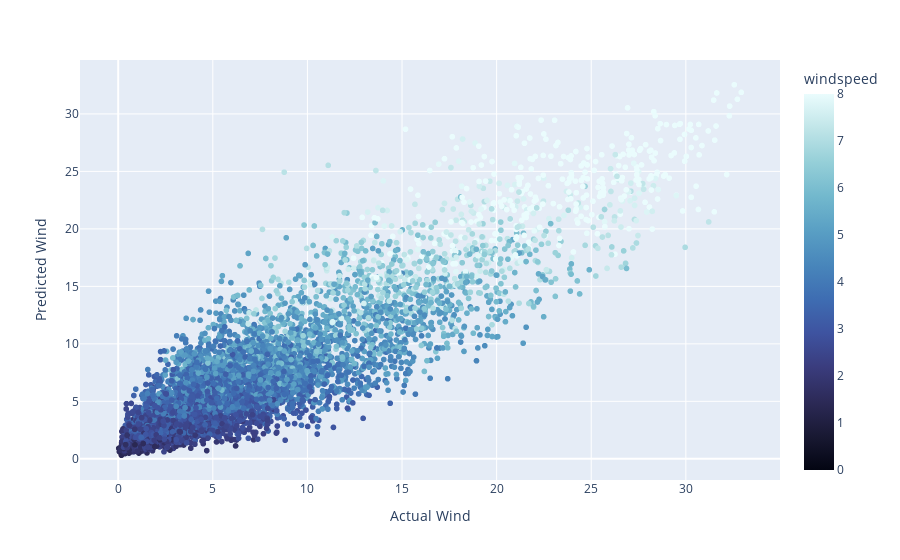

The code cell stored with this chart in its notebook:
### Code cell
fig = px.scatter(x=y_test["wind_GW"], y=y_predict[:, 1], 
                 color=X_test["windspeed"], range_color=[0, 8],
                color_continuous_scale="ice")
fig.update_layout(xaxis_title="Actual Wind", 
                  yaxis_title="Predicted Wind",
                  coloraxis_colorbar=dict(title="windspeed"))
fig.show()

### Figure 1 — Plotly figure (JSON) as saved in the notebook; plotly's stock layout.template omitted (floating-point values rounded to 4 significant figures; data arrays with more than 128 entries replaced by an {"elided": "..."} marker saying what was removed)
{"data": [{"hoverlabel": {"namelength": 0}, "hovertemplate": "x=%{x}<br>y=%{y}<br>color=%{marker.color}", "legendgroup": "", "marker": {"color": {"elided": "7004 float values"}, "coloraxis": "coloraxis", "symbol": "circle"}, "mode": "markers", "name": "", "showlegend": false, "type": "scattergl", "x": {"elided": "7004 float values"}, "xaxis": "x", "y": {"elided": "7004 float values"}, "yaxis": "y"}], "layout": {"coloraxis": {"cmax": 8, "cmin": 0, "colorbar": {"title": {"text": "windspeed"}}, "colorscale": [[0, "rgb(3, 5, 18)"], [0.09091, "rgb(25, 25, 51)"], [0.1818, "rgb(44, 42, 87)"], [0.2727, "rgb(58, 60, 125)"], [0.3636, "rgb(62, 83, 160)"], [0.4545, "rgb(62, 109, 178)"], [0.5455, "rgb(72, 134, 187)"], [0.6364, "rgb(89, 159, 196)"], [0.7273, "rgb(114, 184, 205)"], [0.8182, "rgb(149, 207, 216)"], [0.9091, "rgb(192, 229, 232)"], [1, "rgb(234, 252, 253)"]]}, "legend": {"tracegroupgap": 0}, "margin": {"t": 60}, "xaxis": {"anchor": "y", "domain": [0, 1], "title": {"text": "Actual Wind"}}, "yaxis": {"anchor": "x", "domain": [0, 1], "title": {"text": "Predicted Wind"}}}}
